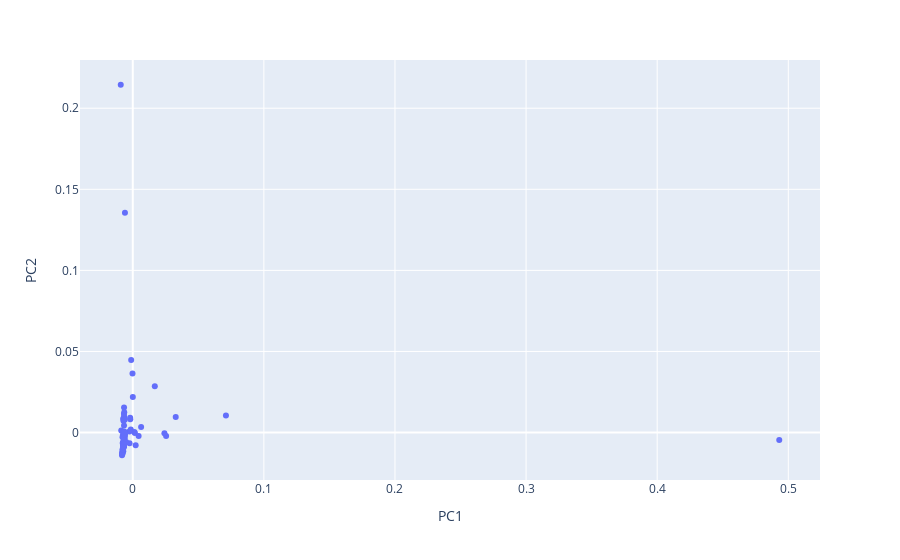

The cell this chart's notebook holds for it:
### Markdown cell above
# Principal Component Analysis (PCA)

### Code cell
# Set up and run PCA on the raw data (columns = MeSH terms, rows = faculty members, values = frquency of terms)
pca = PCA()
pca_embeddings = pca.fit_transform(feature_matrix)

# Visualize explained variance
explained_variance = pca.explained_variance_ratio_
plt.figure()
plt.plot(np.cumsum(explained_variance))
plt.xlabel('Number of Components')
plt.ylabel('Variance (%)') 
plt.title('Explained Variance')
plt.show()

# Run PCA scatter plot
pca_embeddings_df = pd.DataFrame(pca_embeddings, columns=[f'PC{i+1}' for i in range(pca_embeddings.shape[1])])
pca_embeddings_df['Faculty_Full_Name'] = raw_data['Faculty_Full_Name']
pca_embeddings_df = pca_embeddings_df.merge(top_mesh_terms_df, on='Faculty_Full_Name', how='left')
fig = px.scatter(pca_embeddings_df, x='PC1', y='PC2', hover_name='Faculty_Full_Name',
                 hover_data={'PC1': False, 'PC2': False,
                             'Top_Mesh_Terms': True})
print(f"The plot below shows that the faculty members are not well separated with just two components. Therefore, additional components are needed to further separate the faculty members. A couple of outliers appear and who may be driving differences.")
fig.show()

### Figure 1 — Plotly figure (JSON) as saved in the notebook; plotly's stock layout.template omitted (floating-point values rounded to 4 significant figures; data arrays with more than 128 entries replaced by an {"elided": "..."} marker saying what was removed)
{"data": [{"customdata": {"elided": "114 rows, 495 str values in total"}, "hovertemplate": "<b>%{hovertext}</b><br><br>Top_Mesh_Terms=%{customdata[0]}<extra></extra>", "hovertext": ["Allison, Steven", "Arora, Kavita", "Atwood, Scott", "Azizi, Emanuel", "Baker, Nicholas", "Bardwell, Lee", "Blumberg, Bruce", "Blurton-Jones, Mathew", "Bracken, Matthew", "Briscoe, Adriana", "Burley, Nancy", "Busciglio, Jorge", "Cahill, Larry", "Cho, Ken", "Chrastil, Elizabeth", "Cinquin, Olivier", "Cocco, Melanie", "Cohen-Cory, Susana", "Connor, Kwasi", "Cramer, Karina", "Daley, Monica", "Donovan, Peter", "Drayman, Nir", "Edinger, Aimee", "Emerson, J.J.", "Eom, Dae Seok", "Faiola, Celia", "Fortin, Norbert", "Fowler, Christie", "Frank, Steven", "Frostig, Ron", "Fruman, David", "Gaut, Brandon", "German, Donovan", "Gershon, Paul", "Glabe, Charles", "Gonen, Shane", "Goulding, Celia", "Green, Kim", "Green, Michael", "Grill, Joshua", "Gross, Steven", "Halbrook, Christopher", "Hammer, Tobin", "Hu, Yilin", "Hughes, Christopher", "Huxman, Travis", "Inlay, Matthew", "James, Anthony", "Kawas, Claudia", "Kim, Seungsoo", "Kong, Mei", "Konieczny, Piotr", "Kvon, Evgeny", "LaFerla, Frank", "Lamb, Joleah", "Lander, Arthur", "Lane, Thomas", "Lara-Gonzalez, Pablo", "Lee, Grace", "Lodoen, Melissa", "Long, Anthony", "Luo, Ray", "Lur, Gyorgy", "Lutterschmidt, Deborah", "MacGregor, Grant", "Mahler, Stephen", "Martinez, Christopher", "Martiny, Adam", "Martiny, Jennifer", "McHenry, Matthew", "McNaughton, Bruce", "McNulty, Reginald", "Metherate, Raju", "Mooney, Kailen", "Morehouse, Benjamin", "Morrissette, Naomi", "Mortazavi, Ali", "Nicholas, Dequina", "Nie, Qing", "Parsons, Michael", "Pizzagalli, Diego", "Plikus, Maksim", "Ranz, Jose", "Razorenova, Olga", "Rebolleda-Gomez, Maria", "Ribbe, Markus", "Rodriguez Verdugo, Alejandra", "Schechtman-Drayman, Eitan", "Schilling, Thomas", "Shi, Xiaoyu", "Sorte, Cascade", "Stark, Craig", "Striedter, Georg", "Suetterlin, Christine", "Sumikawa, Katumi", "Sun, Sha", "Swarup, Vivek", "Symons, Celia", "Tenner, Andrea", "Thompson-Peer, Katherine", "Thompson, Leslie", "Thornton, Kevin", "Tinoco, Roberto", "Treseder, Kathleen", "Tsai, Shiou-Chuan", "Walsh, Craig", "Wang, Wenqi", "Warrior, Rahul", "Whiteson, Katrine", "Wiles, Travis", "Wood, Marcelo", "Xue, Katherine", "Yassa, Michael"], "legendgroup": "", "marker": {"color": "#636efa", "symbol": "circle"}, "mode": "markers", "name": "", "orientation": "v", "showlegend": false, "type": "scatter", "x": [-0.002552, -0.006688, -0.007132, -0.006238, -0.006318, -0.007241, -0.007181, -0.007214, -0.006645, -0.006494, -0.006318, -0.007464, -0.007825, -0.006848, -0.00713, -0.007235, -0.00669, -0.007061, -0.006531, -0.00244, -0.006148, -0.00729, -0.006967, -0.006756, -0.006222, -0.008793, -0.006415, -0.006423, -0.007409, 0.07106, -0.007034, -0.007101, -0.001991, -0.001904, -0.007153, -0.007058, -0.007314, -0.006784, -0.007622, -0.007033, -0.007477, -0.006622, -0.007514, -0.0001944, -0.007182, -0.006733, -0.006672, -0.007475, -0.006473, -0.008185, -0.006398, -0.007223, -0.006318, -0.006696, -0.007538, -0.006531, -0.007006, -0.007191, -0.007222, 0.001613, -0.007761, 0.004466, -0.006512, -0.006779, -0.006653, -0.007314, -0.006777, 0.03276, -0.006618, 5.693e-05, -0.005909, -0.007079, -0.007261, -0.007202, 0.02543, 0.001232, -0.006695, -0.007394, -0.007073, -0.007436, -0.007136, -0.006318, -0.005068, 0.01681, -0.007193, 0.02415, -0.007573, 0.006373, -0.007848, -0.001517, -0.008001, -0.006707, -0.008027, 0.4931, -0.006968, -0.00746, 0.002212, -0.007337, -0.006948, -0.007789, -0.006676, -0.007153, -0.00596, -0.007403, -0.006542, -0.006891, -0.007582, -0.007362, -0.00663, -0.006116, -0.001218, -0.007439, -0.009162, -0.007444], "xaxis": "x", "y": [0.0006749, -0.008128, -0.008379, -0.006545, -0.005596, -0.006796, -0.008031, -0.008056, 0.008548, 0.01248, -0.005596, -0.01015, -0.01284, -0.007819, -0.00616, -0.01155, -0.00671, -0.008474, -0.004819, -0.006666, -0.003493, -0.009119, -0.008274, -0.005689, -0.002322, 0.001209, -0.0002164, -0.006029, -0.009964, 0.01049, -0.008733, -0.008501, 0.009059, 0.008203, -0.008341, -0.007506, 0.008513, -0.005873, -0.006597, -0.008413, -0.01017, -0.002077, -0.009444, 0.03644, -0.002424, -0.007223, 0.004358, -0.01077, -0.006361, -0.01399, -0.006014, -0.00898, -0.005596, 0.0002823, -0.00615, 0.0006134, -0.007966, -0.008881, -0.009133, -0.0002976, -0.01049, -0.002129, -0.006493, -0.002659, 0.01539, -9.055e-05, -0.007587, 0.009569, 0.009858, 0.02196, -0.001343, -0.007076, -0.008296, -0.009604, -0.002178, 0.0002958, -0.006648, -0.009556, -0.005592, -0.008092, 0.007298, -0.005596, -0.005882, 0.02861, -0.009013, -0.0004303, -0.001917, 0.003358, -0.01244, 0.001895, -0.01195, 0.01143, -0.0132, -0.004555, -0.007644, -0.01037, -0.00778, -0.009148, -0.001355, -0.002844, -0.001042, -0.008562, 0.1356, -0.01013, 0.0001432, -0.007911, -0.0105, -0.009936, -0.007171, 0.007868, 0.04473, -0.01015, 0.2145, -0.009101], "yaxis": "y"}], "layout": {"legend": {"tracegroupgap": 0}, "margin": {"t": 60}, "xaxis": {"anchor": "y", "domain": [0, 1], "title": {"text": "PC1"}}, "yaxis": {"anchor": "x", "domain": [0, 1], "title": {"text": "PC2"}}}}
